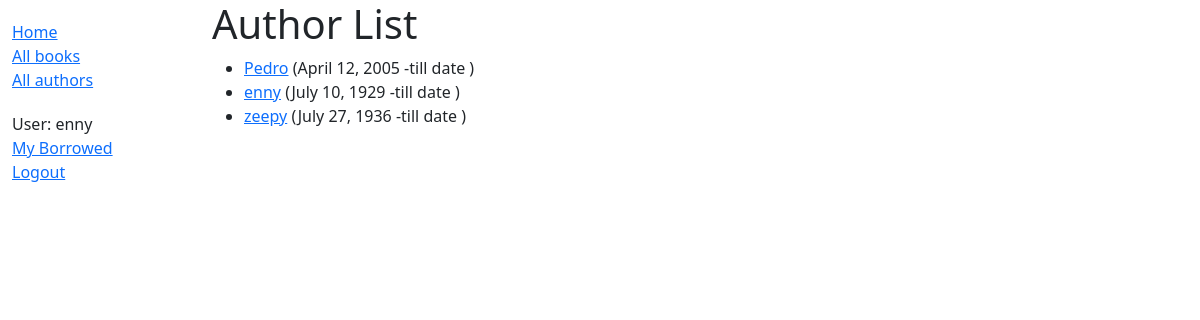
The app's page /catalog/authors/ (signed in) with its own data.
### catalog/models.py (models this page shows, shortened)
class Author(models.Model):
    first_name = models.CharField(max_length=100)
    last_name = models.CharField(max_length=100)
    date_of_birth = models.DateField(null=True, blank=True)
    date_of_death = models.DateField('Died', null=True, blank=True)
    class Meta:
        ordering = ['last_name', 'first_name']
    def get_absolute_url(self):
        return reverse('author-detail', args=[str(self.id)])

### catalog/views.py (the view)
# urls.py: path('authors/', views.AuthorListView.as_view(), name='authors'),
class AuthorListView(LoginRequiredMixin, generic.ListView):
    model = Author
    template_name = 'author_list.html'

### catalog/templates/author_list.html
{% extends "base_generic.html" %}
{% block content %}
  <h1>Author List</h1>
  {% if author_list %}
  <ul>
    {% for author in author_list %}
      <li>
        <a href="{{ author.get_absolute_url }}">{{ author.first_name }}</a>
        ({{author.date_of_birth}}
        {% if author.date_of_death %}
            ({{author.date_of_death}})
        {% else %}
            -till date
        {% endif %})
      </li>
    {% endfor %}
  </ul>
  {% else %}
    <p>There are no author in the library.</p>
  {% endif %}
{% endblock %}

### catalog/templates/base_generic.html (shortened to what this page needs)
<!DOCTYPE html>
<html lang="en">
  <head>
    <link
      href="https://cdn.jsdelivr.net/npm/bootstrap@5.1.3/dist/css/bootstrap.min.css"
      rel="stylesheet"
    />
    {% load static %}
    <link rel="stylesheet" href="{% static 'css/styles.css' %}" />
  </head>
  <body>
    <div class="container-fluid">
      <div class="row">
        <div class="col-sm-2">
          {% block sidebar %}
          <ul class="sidebar-nav">
            <li><a href="{% url 'index' %}">Home</a></li>
            <li><a href="{% url 'books' %}">All books</a></li>
            <li><a href="{% url 'authors'%}">All authors</a></li>
            <ul class="sidebar-nav">
              <ul class="sidebar-nav">
                {% if user.is_authenticated %}
                    <li>User: {{ user.get_username }}</li>
                    <li><a href="{% url 'my-borrowed' %}">My Borrowed</a></li>
                    <li><a href="{% url 'logout' %}?next={{ request.path }}">Logout</a></li>
                {% else %}
                    <li><a href="{% url 'login' %}?next={{ request.path }}">Login</a></li>
                {% endif %}
              </ul>
            </ul>
          </ul>
          {% endblock %}
        </div>
        <div class="col-sm-10">
          {% block content %}
          {% endblock %}
        </div>
      </div>
    </div>
  </body>
</html>

### catalog/static/css/styles.css (style rules this page uses)
.sidebar-nav { margin-top: 20px; padding: 0; list-style: none; }

### records on screen
Author: first_name "Pedro", date_of_birth "April 12, 2005", shows "-till date"
Author: first_name "enny", date_of_birth "July 10, 1929", shows "-till date"
Author: first_name "zeepy", date_of_birth "July 27, 1936", shows "-till date"

### other values on screen
{{ user.get_username }} "enny"
